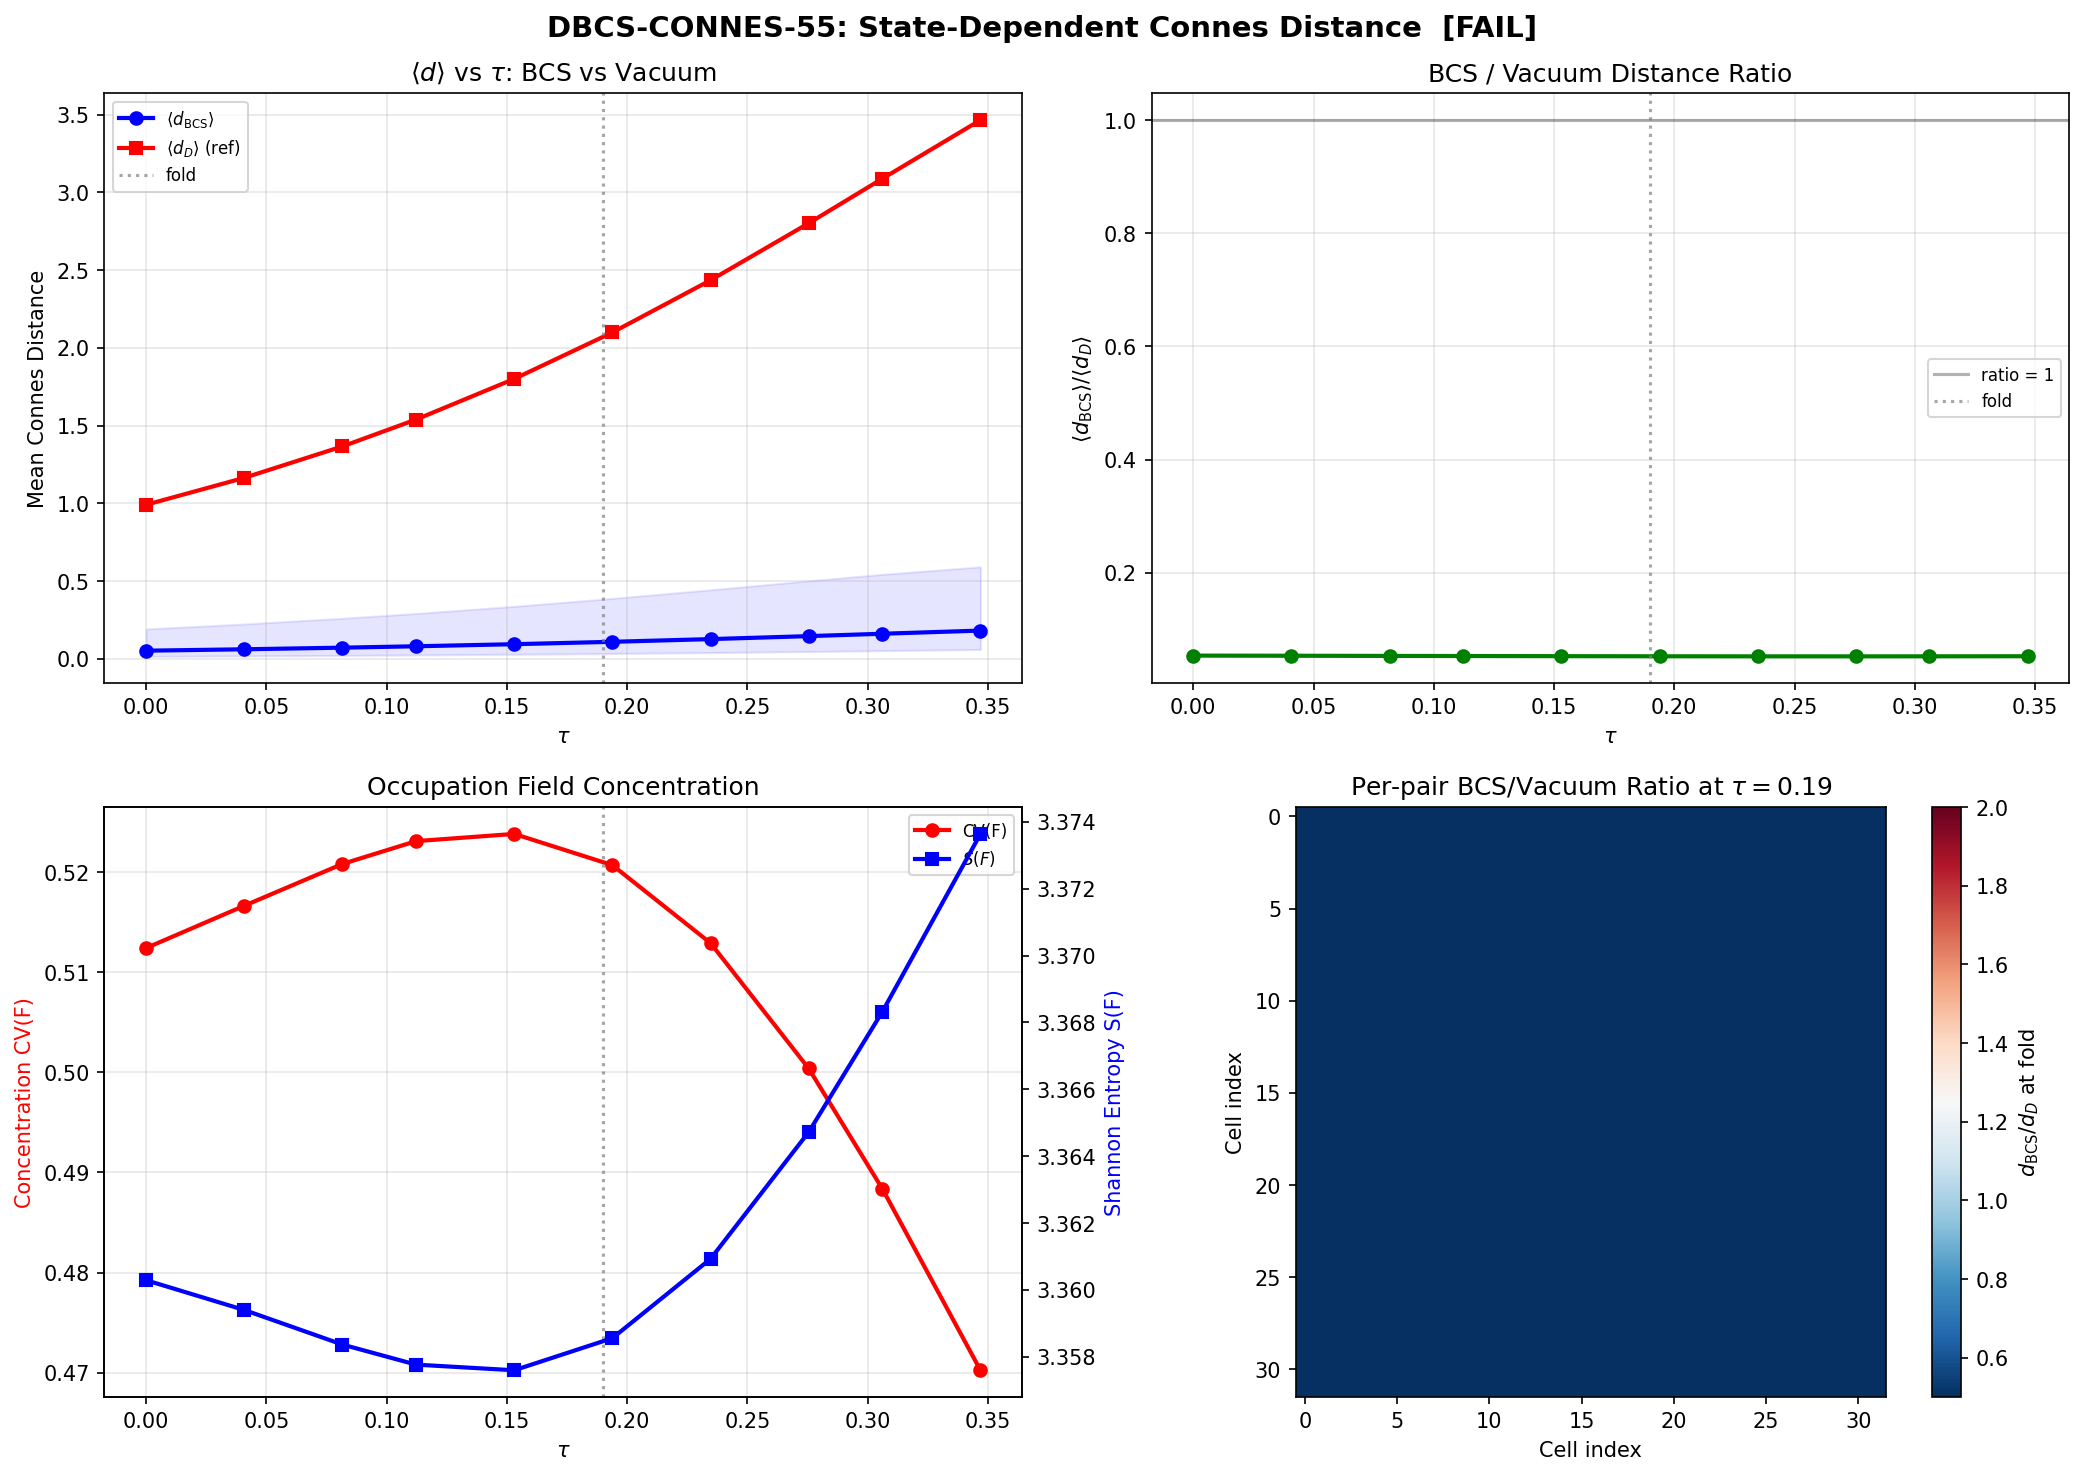

Python code for this plot:
#!/usr/bin/env python3
"""
S55 DBCS-CONNES-55: State-Dependent Connes Distance D_BCS.

Computes the Connes distance from the state-dependent spectral triple where
the Dirac operator is rescaled by the BCS occupation field:

  D_BCS_{ij} = D_{ij} / sqrt(F_i * F_j)   for i != j
  D_BCS_{ii} = D_{ii} / F_i                for diagonal

where F_i(tau) = sum_k |psi_k(i)|^2 * n_k(tau) is the local BCS occupation
at cell i.  psi_k are eigenvectors of the TB Hamiltonian and n_k are BCS
occupations from the odd-even staggering (OES) pairing model.

MATHEMATICAL STRUCTURE:
  The spectral triple (A, H, D_BCS) has:
    A = C(V) = C^32  (functions on 32 Voronoi cells)
    H = C^32
    D_BCS(tau) = occupation-rescaled Hamiltonian

  The Connes distance is:
    d_BCS(i,j) = sup{|f_i - f_j| : ||[D_BCS, diag(f)]||_op <= 1}

  Physical interpretation: BCS condensation concentrates occupation on
  low-lying modes (n_0 ~ 0.85 at tau=0).  The rescaling D -> D/sqrt(F*F)
  ENHANCES the operator norm in regions of low occupation, effectively
  making depleted regions metrically farther apart.  If occupation
  concentration at the fold is strong enough, it could create a minimum
  in <d_BCS>(tau) via competition with the geometric expansion (which
  drives <d_D>(tau) monotonically upward).

SOLVER: cvxpy with CLARABEL backend, parametric SDP.

Gate: DBCS-CONNES-55
  PASS: <d_BCS>(tau) has minimum in [0.10, 0.30]
  FAIL: monotone

Author: Connes-NCG-Theorist (Session 55)
"""

import numpy as np
import cvxpy as cp
import time
import os
import sys
import warnings
warnings.filterwarnings('ignore')

# ─── constants ───────────────────────────────────────────────────────────
sys.path.insert(0, os.path.dirname(os.path.abspath(__file__)))
from canonical_constants import tau_fold, N_cells

# ─── paths ───────────────────────────────────────────────────────────────
PROJ = os.path.dirname(os.path.abspath(__file__))
INPUT_TB = os.path.join(PROJ, "s54_tb_hamiltonian.npz")
INPUT_OCC = os.path.join(PROJ, "s54_sa_latt_occ.npz")
INPUT_REF = os.path.join(PROJ, "s54_connes_latt.npz")
OUTPUT_NPZ = os.path.join(PROJ, "s55_dbcs_connes.npz")
OUTPUT_PNG = os.path.join(PROJ, "s55_dbcs_connes.png")


def build_basis_matrices(D_off):
    """Build E_k basis for the commutator [D_off, diag(f)] = sum_k f_k E_k.

    E_k = e_k e_k^T @ D - D @ e_k e_k^T.
    Verification: [diag(f), D]_{ab} = (f_a - f_b) D_{ab}.
    """
    N = D_off.shape[0]
    E_list = []
    for k in range(N):
        ek = np.zeros(N)
        ek[k] = 1.0
        Ek = np.outer(ek, ek) @ D_off - D_off @ np.outer(ek, ek)
        E_list.append(Ek)
    return E_list


def compute_all_connes_distances(D_off, label=""):
    """Compute all N*(N-1)/2 Connes distances via parametric SDP.

    For each pair (i,j):
      maximize   f_i - f_j
      subject to [[I, M(f)], [-M(f), I]] >> 0

    where M(f) = sum_k f_k E_k and the Schur complement ensures
    sigma_max(M) <= 1, i.e. ||[D, diag(f)]||_op <= 1.
    """
    N = D_off.shape[0]
    n_pairs = N * (N - 1) // 2

    E_list = build_basis_matrices(D_off)

    # Parametric SDP: compile once, solve many times
    f_var = cp.Variable(N)
    c_param = cp.Parameter(N)

    M = sum(f_var[k] * E_list[k] for k in range(N))
    I_n = np.eye(N)
    top = cp.hstack([I_n, M])
    bot = cp.hstack([-M, I_n])
    big = cp.vstack([top, bot])

    objective = cp.Maximize(c_param @ f_var)
    constraints = [big >> 0]
    prob = cp.Problem(objective, constraints)

    # Warm compile
    c_val = np.zeros(N)
    c_val[0] = 1.0
    c_val[1] = -1.0
    c_param.value = c_val
    prob.solve(solver=cp.CLARABEL, verbose=False)

    # Solve all pairs
    pairs = [(i, j) for i in range(N) for j in range(i + 1, N)]
    dist_matrix = np.zeros((N, N))
    distances_flat = np.zeros(n_pairs)

    for idx, (i, j) in enumerate(pairs):
        c_val = np.zeros(N)
        c_val[i] = 1.0
        c_val[j] = -1.0
        c_param.value = c_val

        try:
            prob.solve(solver=cp.CLARABEL, verbose=False, warm_start=True)
            if prob.status not in ['infeasible', 'unbounded', None] and prob.value is not None:
                d = max(prob.value, 0.0)
            else:
                d = np.nan
        except Exception:
            d = np.nan

        dist_matrix[i, j] = d
        dist_matrix[j, i] = d
        distances_flat[idx] = d

        if (idx + 1) % 100 == 0:
            print(f"    {label} pair {idx+1}/{n_pairs}")

    return dist_matrix, distances_flat


def compute_occupation_field(eigvecs, occupations):
    """Compute the local BCS occupation field F_i(tau).

    F_i = sum_k |psi_k(i)|^2 * n_k

    Parameters
    ----------
    eigvecs : (N, N) array
        Eigenvectors of the TB Hamiltonian, eigvecs[:, k] = psi_k
    occupations : (N,) array
        BCS occupations n_k for each mode

    Returns
    -------
    F : (N,) array
        Local occupation at each cell
    """
    # eigvecs[i, k] = component of k-th eigenvector at cell i
    # BUT numpy convention from np.linalg.eigh: eigvecs[:, k]
    # From s54_tb_hamiltonian: eigvecs shape (32, 32), stored as [tau_idx, :, :]
    # We need |psi_k(i)|^2 = eigvecs[i, k]^2
    F = np.sum(np.abs(eigvecs)**2 * occupations[np.newaxis, :], axis=1)
    return F


def construct_D_BCS(H, F, epsilon=1e-12):
    """Construct the state-dependent Dirac operator D_BCS.

    D_BCS_{ij} = H_{ij} / sqrt(F_i * F_j)   for i != j
    D_BCS_{ii} = H_{ii} / F_i

    The rescaling by 1/sqrt(F_i F_j) has a precise NCG interpretation:
    it is the Dirac operator of the weighted spectral triple where the
    Hilbert space inner product is modified by the occupation measure.
    In the commutative limit, this corresponds to a conformal rescaling
    of the metric g -> g / F^2.

    Parameters
    ----------
    H : (N, N) array
        TB Hamiltonian (symmetric)
    F : (N,) array
        Local occupation field (positive)
    epsilon : float
        Regularization floor for F to avoid division by zero

    Returns
    -------
    D_BCS : (N, N) array
        State-dependent Dirac operator (symmetric)
    """
    N = H.shape[0]
    F_reg = np.maximum(F, epsilon)

    # Off-diagonal: divide by sqrt(F_i * F_j)
    sqrt_F = np.sqrt(F_reg)
    outer_sqrt_F = np.outer(sqrt_F, sqrt_F)
    D_BCS = H / outer_sqrt_F

    # Diagonal: divide by F_i (which is sqrt(F_i * F_i) = F_i, consistent)
    # Actually sqrt(F_i * F_i) = F_i, so the formula is unified:
    # D_BCS_{ij} = H_{ij} / sqrt(F_i * F_j) for ALL i,j
    # The diagonal case is automatically correct.

    return D_BCS


def main():
    print("=" * 70)
    print("S55 DBCS-CONNES-55: State-Dependent Connes Distance D_BCS")
    print("=" * 70)

    # ─── Load data ────────────────────────────────────────────────────────
    print("\n--- Loading data ---")
    tb = np.load(INPUT_TB, allow_pickle=True)
    occ_data = np.load(INPUT_OCC, allow_pickle=True)
    ref_data = np.load(INPUT_REF, allow_pickle=True)

    all_tau = tb['tau_values']      # (50,)
    hamiltonians = tb['hamiltonians']  # (50, 32, 32)
    eigenvectors = tb['eigenvectors']  # (50, 32, 32)
    adjacency = tb['adjacency']     # (32, 32)

    occ_bcs = occ_data['occ_bcs_oes']  # (50, 32)

    ref_tau = ref_data['tau_values']     # (10,)
    ref_mean_d = ref_data['mean_distance']  # (10,)

    N = int(hamiltonians.shape[1])
    n_pairs = N * (N - 1) // 2
    print(f"Graph: {N} nodes, {adjacency.sum() // 2} edges")
    print(f"Tau range: [{all_tau[0]:.4f}, {all_tau[-1]:.4f}]")
    print(f"Occupation range: [{occ_bcs.min():.6f}, {occ_bcs.max():.6f}]")

    # ─── Select 10 tau values matching reference ──────────────────────────
    # Use same tau values as the reference S54 computation for direct comparison
    tau_target = np.linspace(0.0, 0.35, 10)
    tau_indices = [int(np.argmin(np.abs(all_tau - t))) for t in tau_target]
    tau_values = all_tau[np.array(tau_indices)]
    print(f"Tau values: {[f'{t:.4f}' for t in tau_values]}")

    # Verify these match reference tau values
    print(f"Ref tau values: {[f'{t:.4f}' for t in ref_tau]}")
    tau_match = np.allclose(tau_values, ref_tau, atol=0.01)
    print(f"Tau match with reference: {tau_match}")

    # ─── Diagnostics: occupation field ────────────────────────────────────
    print(f"\n{'='*70}")
    print("OCCUPATION FIELD DIAGNOSTICS")
    print(f"{'='*70}")

    all_F = np.zeros((len(tau_values), N))
    print(f"\n{'tau':>8s} | {'F_min':>10s} | {'F_max':>10s} | {'F_mean':>10s} | "
          f"{'F_std':>10s} | {'n_max':>8s} | {'n_min':>8s}")
    print("-" * 80)

    for t_idx, tau_idx in enumerate(tau_indices):
        evecs = eigenvectors[tau_idx]   # (32, 32)
        occ = occ_bcs[tau_idx]          # (32,)
        F = compute_occupation_field(evecs, occ)
        all_F[t_idx] = F

        print(f"{tau_values[t_idx]:8.4f} | {F.min():10.6f} | {F.max():10.6f} | "
              f"{F.mean():10.6f} | {F.std():10.6f} | "
              f"{occ.max():8.4f} | {occ.min():8.4f}")

    # ─── Validation ──────────────────────────────────────────────────────
    print(f"\n{'='*70}")
    print("VALIDATION CHECKS")
    print(f"{'='*70}")

    # Check 1: F_i > 0 at all tau
    F_min_global = all_F.min()
    print(f"F_i positivity: min(F) = {F_min_global:.2e} {'PASS' if F_min_global > 0 else 'FAIL'}")

    # Check 2: sum_i F_i = sum_k n_k (partition of occupation)
    for t_idx in range(len(tau_values)):
        F_sum = all_F[t_idx].sum()
        n_sum = occ_bcs[tau_indices[t_idx]].sum()
        print(f"  tau={tau_values[t_idx]:.4f}: sum(F)={F_sum:.6f}, sum(n_k)={n_sum:.6f}, "
              f"err={abs(F_sum - n_sum):.2e}")

    # Check 3: D_BCS is symmetric
    t0_idx = tau_indices[0]
    H0 = hamiltonians[t0_idx]
    F0 = all_F[0]
    D_BCS_0 = construct_D_BCS(H0, F0)
    sym_err = np.max(np.abs(D_BCS_0 - D_BCS_0.T))
    print(f"\nD_BCS symmetry at tau=0: max|D-D^T| = {sym_err:.2e} {'PASS' if sym_err < 1e-12 else 'FAIL'}")

    # Check 4: D_BCS is real
    print(f"D_BCS real: {np.isreal(D_BCS_0).all()}")

    # Check 5: D_BCS eigenvalues
    eigs_BCS = np.sort(np.linalg.eigvalsh(D_BCS_0))
    eigs_H = np.sort(np.linalg.eigvalsh(H0))
    print(f"\nEigenvalue comparison at tau=0:")
    print(f"  H:     [{eigs_H[0]:.4f}, ..., {eigs_H[-1]:.4f}], range={eigs_H[-1]-eigs_H[0]:.4f}")
    print(f"  D_BCS: [{eigs_BCS[0]:.4f}, ..., {eigs_BCS[-1]:.4f}], range={eigs_BCS[-1]-eigs_BCS[0]:.4f}")
    print(f"  D_BCS/H spectral ratio: {(eigs_BCS[-1]-eigs_BCS[0])/(eigs_H[-1]-eigs_H[0]):.4f}")

    # ─── Full computation ────────────────────────────────────────────────
    print(f"\n{'='*70}")
    print("CONNES DISTANCE COMPUTATION (D_BCS)")
    print(f"{'='*70}")

    all_dists_mat_BCS = np.zeros((len(tau_values), N, N))
    all_dists_flat_BCS = np.zeros((len(tau_values), n_pairs))
    mean_d_BCS = np.zeros(len(tau_values))
    max_d_BCS = np.zeros(len(tau_values))
    min_d_BCS = np.zeros(len(tau_values))
    std_d_BCS = np.zeros(len(tau_values))

    # Also store the occupation concentration metrics
    F_concentration = np.zeros(len(tau_values))  # std(F)/mean(F) = CV
    F_entropy = np.zeros(len(tau_values))  # Shannon entropy of F/sum(F)

    t_total = time.time()

    for t_idx, (tau_idx, tau) in enumerate(zip(tau_indices, tau_values)):
        print(f"\n--- tau = {tau:.4f} ({t_idx+1}/{len(tau_values)}) ---")

        # Construct D_BCS
        H = hamiltonians[tau_idx].copy()
        F = all_F[t_idx].copy()
        D_BCS = construct_D_BCS(H, F)

        # Extract off-diagonal for Connes distance
        D_off = D_BCS - np.diag(D_BCS.diagonal())

        # Occupation concentration metrics
        F_norm = F / F.sum()
        F_concentration[t_idx] = F.std() / F.mean()
        F_entropy[t_idx] = -np.sum(F_norm * np.log(F_norm + 1e-30))

        # Self-adjointness check
        assert np.allclose(D_BCS, D_BCS.T, atol=1e-12), f"D_BCS not symmetric at tau={tau}"

        t0 = time.time()
        dist_mat, dist_flat = compute_all_connes_distances(D_off, label=f"tau={tau:.3f}")
        elapsed = time.time() - t0

        all_dists_mat_BCS[t_idx] = dist_mat
        all_dists_flat_BCS[t_idx] = dist_flat

        nz = dist_flat[dist_flat > 1e-15]
        n_nan = np.isnan(dist_flat).sum()

        mean_d_BCS[t_idx] = np.nanmean(nz) if len(nz) > 0 else 0
        max_d_BCS[t_idx] = np.nanmax(nz) if len(nz) > 0 else 0
        min_d_BCS[t_idx] = np.nanmin(nz) if len(nz) > 0 else 0
        std_d_BCS[t_idx] = np.nanstd(nz) if len(nz) > 0 else 0

        print(f"  F: mean={F.mean():.6f}, std={F.std():.6f}, CV={F_concentration[t_idx]:.4f}")
        print(f"  D_BCS eigenrange: [{np.linalg.eigvalsh(D_BCS)[0]:.4f}, "
              f"{np.linalg.eigvalsh(D_BCS)[-1]:.4f}]")
        print(f"  <d_BCS> = {mean_d_BCS[t_idx]:.6f}, max = {max_d_BCS[t_idx]:.6f}")
        print(f"  NaN={n_nan}, Time={elapsed:.1f}s")

    t_total = time.time() - t_total
    print(f"\nTotal computation time: {t_total:.1f}s ({t_total/60:.1f} min)")

    # ─── Triangle inequality check ───────────────────────────────────────
    print(f"\n{'='*70}")
    print("METRIC AXIOM VERIFICATION (D_BCS)")
    print(f"{'='*70}")

    fold_idx_local = int(np.argmin(np.abs(tau_values - tau_fold)))
    D_fold_BCS = all_dists_mat_BCS[fold_idx_local]
    violations = 0
    max_violation = 0.0  # (local)
    for i in range(N):
        for j in range(i+1, N):
            for k in range(j+1, N):
                for a, b, c in [(i,j,k), (i,k,j), (j,k,i)]:
                    excess = D_fold_BCS[a,b] - D_fold_BCS[a,c] - D_fold_BCS[c,b]
                    if excess > 1e-10:
                        violations += 1
                        max_violation = max(max_violation, excess)
    print(f"Triangle inequality violations at fold: {violations}")
    print(f"Max violation: {max_violation:.2e}")
    metric_ok = (violations == 0)
    print(f"Metric status: {'TRUE METRIC' if metric_ok else 'FAILS METRIC AXIOM'}")

    # ─── Comparison with reference (unpaired) distances ──────────────────
    print(f"\n{'='*70}")
    print("COMPARISON: D_BCS vs D (unpaired)")
    print(f"{'='*70}")

    print(f"\n{'tau':>8s} | {'<d_BCS>':>10s} | {'<d_D>':>10s} | {'ratio':>8s} | "
          f"{'F_CV':>8s} | {'F_entropy':>10s}")
    print("-" * 70)
    for t_idx in range(len(tau_values)):
        # Find closest reference tau
        ref_idx = int(np.argmin(np.abs(ref_tau - tau_values[t_idx])))
        ratio = mean_d_BCS[t_idx] / ref_mean_d[ref_idx] if ref_mean_d[ref_idx] > 0 else np.nan
        print(f"{tau_values[t_idx]:8.4f} | {mean_d_BCS[t_idx]:10.6f} | "
              f"{ref_mean_d[ref_idx]:10.6f} | {ratio:8.4f} | "
              f"{F_concentration[t_idx]:8.4f} | {F_entropy[t_idx]:10.6f}")

    # ─── Monotonicity / minimum analysis ─────────────────────────────────
    print(f"\n{'='*70}")
    print("MONOTONICITY AND MINIMUM ANALYSIS")
    print(f"{'='*70}")

    diffs = np.diff(mean_d_BCS)
    mono_inc = np.all(diffs > 0)
    mono_dec = np.all(diffs < 0)

    print(f"<d_BCS> values: {[f'{v:.6f}' for v in mean_d_BCS]}")
    print(f"Differences: {[f'{v:+.6f}' for v in diffs]}")
    print(f"Monotone increasing: {mono_inc}")
    print(f"Monotone decreasing: {mono_dec}")

    has_minimum = False
    min_tau = None
    min_val = None
    min_depth = None

    if not mono_inc and not mono_dec:
        # Look for local minima
        for i in range(1, len(mean_d_BCS) - 1):
            if mean_d_BCS[i] < mean_d_BCS[i-1] and mean_d_BCS[i] < mean_d_BCS[i+1]:
                has_minimum = True
                min_tau = tau_values[i]
                min_val = mean_d_BCS[i]
                # Depth relative to endpoints
                min_depth = min(mean_d_BCS[i-1], mean_d_BCS[i+1]) - mean_d_BCS[i]
                print(f"\nLOCAL MINIMUM FOUND:")
                print(f"  tau = {min_tau:.4f}")
                print(f"  <d_BCS> = {min_val:.6f}")
                print(f"  depth = {min_depth:.6f}")
                print(f"  In gate range [0.10, 0.30]: "
                      f"{'YES' if 0.10 <= min_tau <= 0.30 else 'NO'}")

        if not has_minimum:
            # Check for a turn (sign change in differences)
            sign_changes = np.where(np.diff(np.sign(diffs)))[0]
            print(f"\nNo strict local minimum. Sign changes at indices: {sign_changes}")
            for sc in sign_changes:
                tau_sc = 0.5 * (tau_values[sc+1] + tau_values[sc+2])
                print(f"  Turn near tau ~ {tau_sc:.4f}")

    # Global minimum in the data
    global_min_idx = np.argmin(mean_d_BCS)
    print(f"\nGlobal minimum of <d_BCS>:")
    print(f"  Index: {global_min_idx}, tau = {tau_values[global_min_idx]:.4f}")
    print(f"  <d_BCS> = {mean_d_BCS[global_min_idx]:.6f}")
    if global_min_idx > 0:
        print(f"  Interior minimum: YES")
        in_gate_range = 0.10 <= tau_values[global_min_idx] <= 0.30
        print(f"  In gate range [0.10, 0.30]: {'YES' if in_gate_range else 'NO'}")
    else:
        print(f"  At boundary (tau=0): boundary minimum, not interior")

    # ─── Ratio analysis: d_BCS / d_D ─────────────────────────────────────
    print(f"\n{'='*70}")
    print("RATIO ANALYSIS: d_BCS / d_D")
    print(f"{'='*70}")

    ratios_BCS_D = np.zeros(len(tau_values))
    for t_idx in range(len(tau_values)):
        ref_idx = int(np.argmin(np.abs(ref_tau - tau_values[t_idx])))
        ratios_BCS_D[t_idx] = mean_d_BCS[t_idx] / ref_mean_d[ref_idx]

    print(f"Ratio <d_BCS>/<d_D>: {[f'{r:.4f}' for r in ratios_BCS_D]}")
    print(f"Ratio range: [{ratios_BCS_D.min():.4f}, {ratios_BCS_D.max():.4f}]")
    ratio_mono = np.all(np.diff(ratios_BCS_D) < 0) or np.all(np.diff(ratios_BCS_D) > 0)
    print(f"Ratio monotone: {ratio_mono}")

    # Check if ratio has a minimum (would indicate metric contraction relative to vacuum)
    ratio_diffs = np.diff(ratios_BCS_D)
    ratio_has_min = False
    for i in range(1, len(ratios_BCS_D) - 1):
        if ratios_BCS_D[i] < ratios_BCS_D[i-1] and ratios_BCS_D[i] < ratios_BCS_D[i+1]:
            ratio_has_min = True
            print(f"Ratio minimum at tau={tau_values[i]:.4f}: {ratios_BCS_D[i]:.4f}")

    # ─── Exponential fit ─────────────────────────────────────────────────
    from scipy.optimize import curve_fit

    def exp_model(tau, a, b):
        return a * np.exp(b * tau)

    try:
        popt_BCS, _ = curve_fit(exp_model, tau_values, mean_d_BCS, p0=[1.0, 3.0])
        fit_BCS = exp_model(tau_values, *popt_BCS)
        resid_BCS = mean_d_BCS - fit_BCS
        R2_BCS = 1 - np.sum(resid_BCS**2) / np.sum((mean_d_BCS - mean_d_BCS.mean())**2)
        print(f"\nExponential fit <d_BCS> = {popt_BCS[0]:.4f} * exp({popt_BCS[1]:.4f} * tau)")
        print(f"R^2 = {R2_BCS:.6f}")
    except Exception as e:
        print(f"Exponential fit failed: {e}")
        popt_BCS = None
        R2_BCS = None

    try:
        popt_D, _ = curve_fit(exp_model, ref_tau, ref_mean_d, p0=[1.0, 3.0])
        print(f"Reference fit <d_D> = {popt_D[0]:.4f} * exp({popt_D[1]:.4f} * tau)")
    except Exception:
        popt_D = None

    # ─── Gate verdict ────────────────────────────────────────────────────
    print(f"\n{'='*70}")
    print("GATE VERDICT: DBCS-CONNES-55")
    print(f"{'='*70}")

    gate_pass = False
    if has_minimum and min_tau is not None:
        if 0.10 <= min_tau <= 0.30:
            gate_pass = True
    elif global_min_idx > 0 and global_min_idx < len(tau_values) - 1:
        if 0.10 <= tau_values[global_min_idx] <= 0.30:
            gate_pass = True

    verdict = "PASS" if gate_pass else "FAIL"

    if gate_pass:
        detail = (f"<d_BCS>(tau) has minimum at tau={min_tau:.4f}, "
                  f"depth={min_depth:.6f}. "
                  f"<d_BCS>(0)={mean_d_BCS[0]:.4f}, "
                  f"<d_BCS>(fold)={mean_d_BCS[fold_idx_local]:.4f}, "
                  f"<d_BCS>(0.35)={mean_d_BCS[-1]:.4f}.")
    else:
        mono_str = "increasing" if mono_inc else ("decreasing" if mono_dec else "non-monotone but no interior min in [0.10,0.30]")
        detail = (f"<d_BCS>(tau) is {mono_str}. "
                  f"<d_BCS>(0)={mean_d_BCS[0]:.4f}, "
                  f"<d_BCS>(fold)={mean_d_BCS[fold_idx_local]:.4f}, "
                  f"<d_BCS>(0.35)={mean_d_BCS[-1]:.4f}. "
                  f"Global min at tau={tau_values[global_min_idx]:.4f}.")

    print(f"Verdict: {verdict}")
    print(f"Detail:  {detail}")

    # ─── Save ────────────────────────────────────────────────────────────
    print("\n--- Saving ---")
    save_dict = {
        'tau_values': tau_values,
        'tau_indices': np.array(tau_indices),
        'mean_distance_BCS': mean_d_BCS,
        'max_distance_BCS': max_d_BCS,
        'min_distance_BCS': min_d_BCS,
        'std_distance_BCS': std_d_BCS,
        'distances_BCS': all_dists_flat_BCS,
        'distance_matrix_BCS': all_dists_mat_BCS,
        'mean_distance_ref': ref_mean_d,
        'tau_ref': ref_tau,
        'ratio_BCS_D': ratios_BCS_D,
        'occupation_field': all_F,
        'F_concentration': F_concentration,
        'F_entropy': F_entropy,
        'N_cells': np.array(N),
        'n_pairs': np.array(n_pairs),
        'gate_name': np.array(['DBCS-CONNES-55']),
        'gate_verdict': np.array([verdict]),
        'gate_detail': np.array([detail]),
    }
    if has_minimum and min_tau is not None:
        save_dict['min_tau'] = np.array(min_tau)
        save_dict['min_value'] = np.array(min_val)
        save_dict['min_depth'] = np.array(min_depth)

    np.savez(OUTPUT_NPZ, **save_dict)
    print(f"Saved: {OUTPUT_NPZ}")

    # ─── Plot ────────────────────────────────────────────────────────────
    print("\n--- Plotting ---")
    import matplotlib
    matplotlib.use('Agg')
    import matplotlib.pyplot as plt

    fig, axes = plt.subplots(2, 2, figsize=(14, 10))
    fig.suptitle(f'DBCS-CONNES-55: State-Dependent Connes Distance  [{verdict}]',
                 fontsize=14, fontweight='bold')

    # Panel 1: Mean distances comparison
    ax = axes[0, 0]
    ax.plot(tau_values, mean_d_BCS, 'b-o', lw=2, ms=6, label=r'$\langle d_{\rm BCS} \rangle$')
    ax.fill_between(tau_values, min_d_BCS, max_d_BCS, alpha=0.1, color='blue')
    ax.plot(ref_tau, ref_mean_d, 'r-s', lw=2, ms=6, label=r'$\langle d_D \rangle$ (ref)')
    ax.axvline(tau_fold, color='gray', ls=':', alpha=0.7, label='fold')
    if has_minimum and min_tau is not None:
        ax.axvline(min_tau, color='green', ls='--', alpha=0.7, label=f'min at {min_tau:.3f}')
        ax.plot(min_tau, min_val, 'g*', ms=15, zorder=5)
    ax.set_xlabel(r'$\tau$')
    ax.set_ylabel('Mean Connes Distance')
    ax.set_title(r'$\langle d \rangle$ vs $\tau$: BCS vs Vacuum')
    ax.legend(fontsize=8, loc='best')
    ax.grid(True, alpha=0.3)

    # Panel 2: Ratio d_BCS / d_D
    ax = axes[0, 1]
    ax.plot(tau_values, ratios_BCS_D, 'g-o', lw=2, ms=6)
    ax.axhline(1.0, color='k', ls='-', alpha=0.3, label='ratio = 1')
    ax.axvline(tau_fold, color='gray', ls=':', alpha=0.7, label='fold')
    ax.set_xlabel(r'$\tau$')
    ax.set_ylabel(r'$\langle d_{\rm BCS} \rangle / \langle d_D \rangle$')
    ax.set_title('BCS / Vacuum Distance Ratio')
    ax.legend(fontsize=8)
    ax.grid(True, alpha=0.3)

    # Panel 3: Occupation field concentration
    ax = axes[1, 0]
    ax2 = ax.twinx()
    l1 = ax.plot(tau_values, F_concentration, 'r-o', lw=2, ms=6, label='CV(F)')
    l2 = ax2.plot(tau_values, F_entropy, 'b-s', lw=2, ms=6, label=r'$S(F)$')
    ax.axvline(tau_fold, color='gray', ls=':', alpha=0.7)
    ax.set_xlabel(r'$\tau$')
    ax.set_ylabel('Concentration CV(F)', color='r')
    ax2.set_ylabel('Shannon Entropy S(F)', color='b')
    ax.set_title('Occupation Field Concentration')
    lines = l1 + l2
    labels = [l.get_label() for l in lines]
    ax.legend(lines, labels, fontsize=8, loc='best')
    ax.grid(True, alpha=0.3)

    # Panel 4: Distance matrices at tau=0 and fold
    ax = axes[1, 1]
    # Show ratio matrix at fold: d_BCS / d_D per pair
    ref_fold_idx = int(np.argmin(np.abs(ref_tau - tau_fold)))
    ref_fold_mat = ref_data['distance_matrix'][ref_fold_idx]
    bcs_fold_mat = all_dists_mat_BCS[fold_idx_local]

    # Ratio where both > 0
    ratio_mat = np.zeros_like(bcs_fold_mat)
    mask = ref_fold_mat > 1e-15
    ratio_mat[mask] = bcs_fold_mat[mask] / ref_fold_mat[mask]

    im = ax.imshow(ratio_mat, cmap='RdBu_r', aspect='equal',
                   vmin=0.5, vmax=2.0)
    plt.colorbar(im, ax=ax, label=r'$d_{\rm BCS}/d_D$ at fold')
    ax.set_xlabel('Cell index')
    ax.set_ylabel('Cell index')
    ax.set_title(rf'Per-pair BCS/Vacuum Ratio at $\tau={tau_values[fold_idx_local]:.2f}$')

    plt.tight_layout()
    plt.savefig(OUTPUT_PNG, dpi=150, bbox_inches='tight')
    print(f"Saved: {OUTPUT_PNG}")

    # ─── Final summary ───────────────────────────────────────────────────
    print(f"\n{'='*70}")
    print("SUMMARY")
    print(f"{'='*70}")
    print(f"Gate: DBCS-CONNES-55 -> {verdict}")
    print(f"<d_BCS>(tau=0.00)         = {mean_d_BCS[0]:.6f}")
    print(f"<d_BCS>(tau~{tau_values[fold_idx_local]:.2f}, fold) = {mean_d_BCS[fold_idx_local]:.6f}")
    print(f"<d_BCS>(tau=0.35)         = {mean_d_BCS[-1]:.6f}")
    print(f"<d_D>(tau=0.00)           = {ref_mean_d[0]:.6f} (ref)")
    print(f"<d_D>(tau~{ref_tau[int(np.argmin(np.abs(ref_tau - tau_fold)))]:.2f}, fold)  = "
          f"{ref_mean_d[int(np.argmin(np.abs(ref_tau - tau_fold)))]:.6f} (ref)")
    print(f"<d_D>(tau=0.35)           = {ref_mean_d[-1]:.6f} (ref)")
    print(f"BCS/D ratio range:         [{ratios_BCS_D.min():.4f}, {ratios_BCS_D.max():.4f}]")
    if has_minimum and min_tau is not None:
        print(f"Minimum at:                tau = {min_tau:.4f}")
        print(f"Minimum depth:             {min_depth:.6f}")
    else:
        print(f"No interior minimum found.")
    print(f"Monotone increasing:       {mono_inc}")
    print(f"Monotone decreasing:       {mono_dec}")
    print(f"Triangle inequality:       {'SATISFIED' if metric_ok else f'{violations} violations'}")
    if R2_BCS is not None:
        print(f"Exp fit: {popt_BCS[0]:.4f} * exp({popt_BCS[1]:.4f} * tau), R^2={R2_BCS:.6f}")
    print(f"Total time:                {t_total:.1f}s")
    print(f"\nOutputs: {OUTPUT_NPZ}, {OUTPUT_PNG}")


if __name__ == '__main__':
    main()
